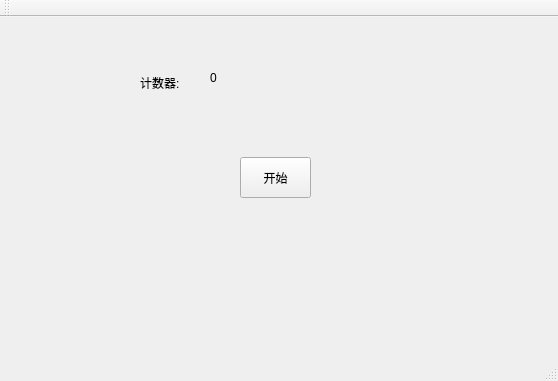
<?xml version="1.0" encoding="UTF-8"?>
<ui version="4.0">
 <class>MainWindow</class>
 <widget class="QMainWindow" name="MainWindow">
  <property name="geometry">
   <rect>
    <x>0</x>
    <y>0</y>
    <width>558</width>
    <height>381</height>
   </rect>
  </property>
  <property name="windowTitle">
   <string>MainWindow</string>
  </property>
  <widget class="QWidget" name="centralWidget">
   <widget class="QLabel" name="label">
    <property name="geometry">
     <rect>
      <x>140</x>
      <y>60</y>
      <width>54</width>
      <height>12</height>
     </rect>
    </property>
    <property name="text">
     <string>计数器:</string>
    </property>
   </widget>
   <widget class="QLabel" name="countLabel">
    <property name="geometry">
     <rect>
      <x>210</x>
      <y>50</y>
      <width>54</width>
      <height>21</height>
     </rect>
    </property>
    <property name="text">
     <string>0</string>
    </property>
   </widget>
   <widget class="QPushButton" name="startBtn">
    <property name="geometry">
     <rect>
      <x>240</x>
      <y>140</y>
      <width>71</width>
      <height>41</height>
     </rect>
    </property>
    <property name="text">
     <string>开始</string>
    </property>
   </widget>
  </widget>
  <widget class="QMenuBar" name="menuBar">
   <property name="geometry">
    <rect>
     <x>0</x>
     <y>0</y>
     <width>558</width>
     <height>23</height>
    </rect>
   </property>
  </widget>
  <widget class="QToolBar" name="mainToolBar">
   <attribute name="toolBarArea">
    <enum>TopToolBarArea</enum>
   </attribute>
   <attribute name="toolBarBreak">
    <bool>false</bool>
   </attribute>
  </widget>
  <widget class="QStatusBar" name="statusBar"/>
 </widget>
 <layoutdefault spacing="6" margin="11"/>
 <resources/>
 <connections/>
</ui>
